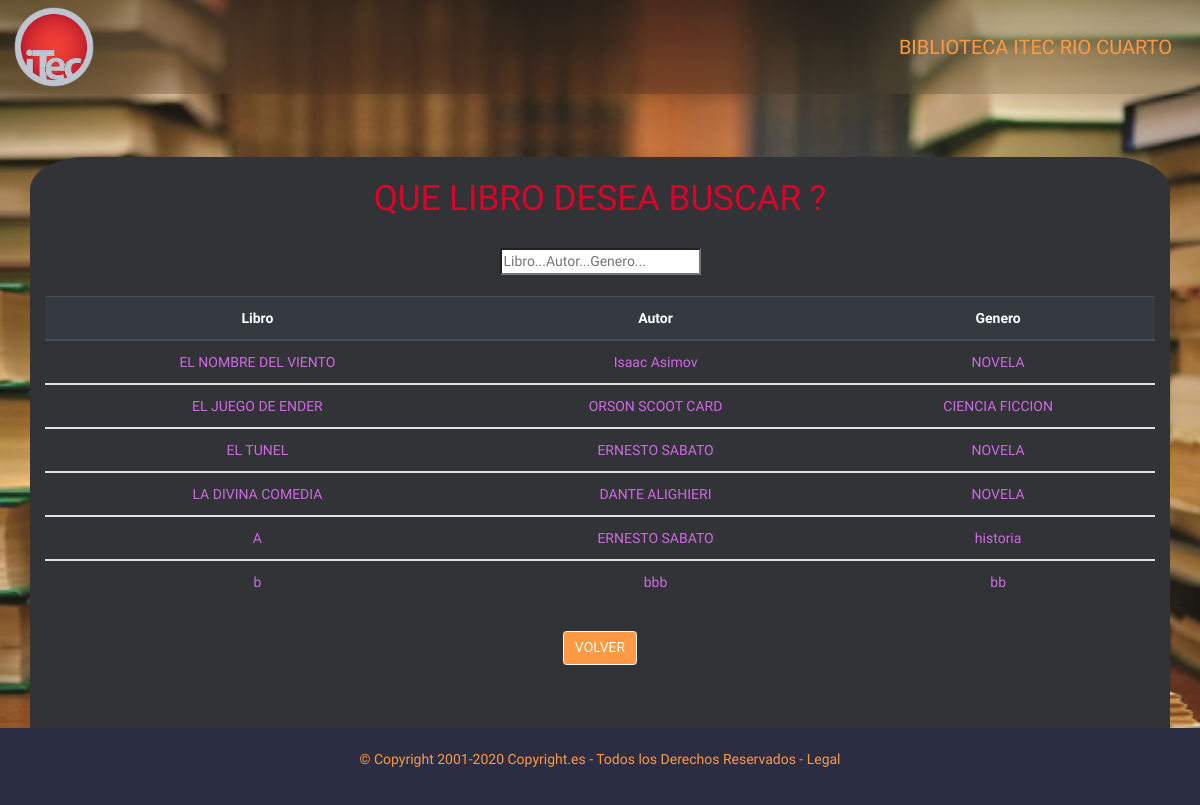
Page /buscar on the earlier database version.
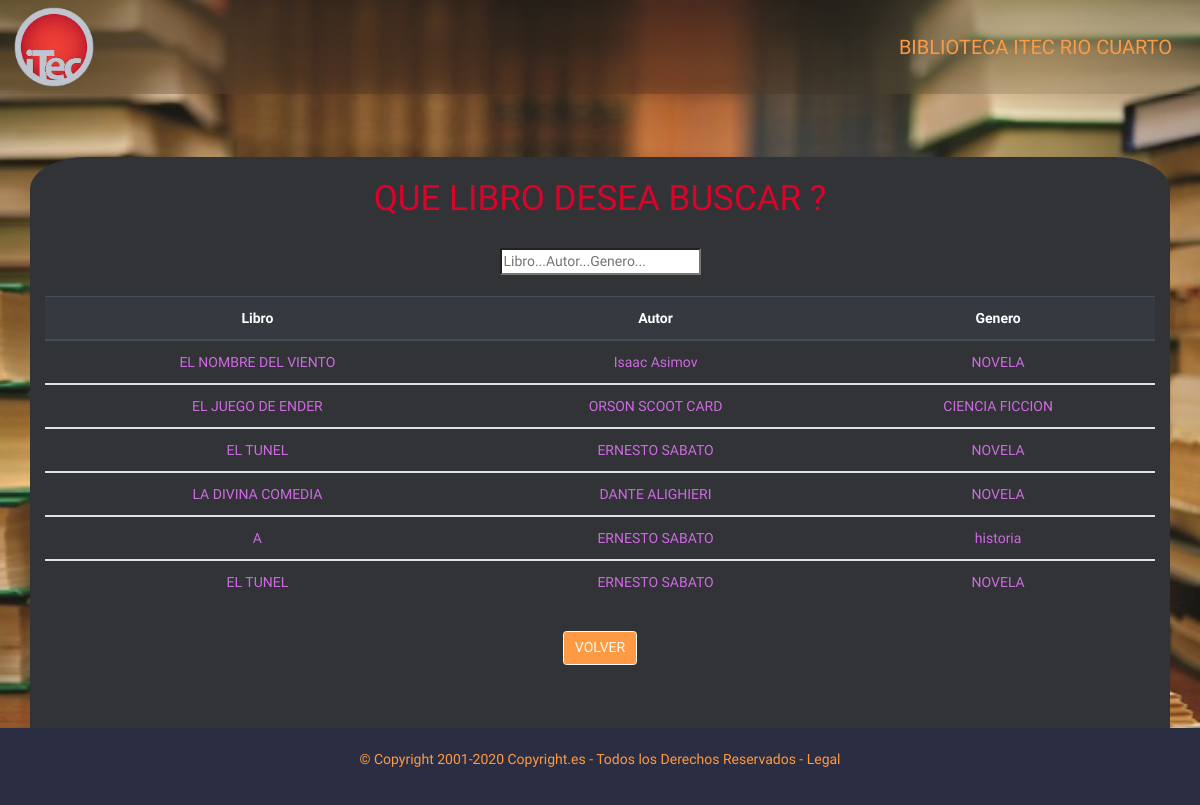
Same page on the later database version.
### database_setup.py (models this page shows, shortened)
class Libro(Base):
    __tablename__ = 'libro'
    id = Column(Integer, primary_key=True)
    titulo = Column(String(250), nullable=False)
    autor = Column(String(250), nullable=False)
    genero = Column(String(250))

### app.py (the view)
@app.route('/buscar')
def buscarLibros():
    libros = session.query(Libro).all()
    return render_template('buscar.html', libros=libros)

### templates/buscar.html (shortened to what this page needs)
<!DOCTYPE html>
<html lang="en">
<head>
    <link rel="stylesheet" href="https://stackpath.bootstrapcdn.com/bootstrap/4.5.2/css/bootstrap.min.css">
    <link rel="stylesheet" href="{{ url_for('static', filename='css/style.css') }}">
</head>
<body>
  <nav class="navbar navbar-light blur">
    <img src="{{url_for('static', filename='img/itec.png')}}" width="80" height="80" class="d-inline-block align-top " alt="" loading="lazy">
    <p class="Righteous m-3" id="title">BIBLIOTECA ITEC RIO CUARTO</p>
  </nav>
  <br><br><br>
  <div class="container">
    <br>
    <h1>QUE LIBRO DESEA BUSCAR ?</h1>
    <br>
    <div class="container1">
      <input type="search" placeholder="Libro...Autor...Genero... ">
    <br>
    <div class="row">
      <div class="col-sm">
        <table class="table">
            <thead class="thead-dark">
              <tr>
                <th scope="col">Libro</th>
                <th scope="col">Autor</th>
                <th scope="col">Genero</th>
              </tr>
            </thead>
            {% for libro in libros %}
            <tbody>
                <tr>
                    <td>{{libro.titulo}}</td>
                    <td>{{libro.autor}}</td>
                    <td>{{libro.genero}}</td>
                </tr>
            </tbody>
            {% endfor %}
          </table>
          <a href='{{ url_for("mostrarLibros") }}'>
            <button class="btn btn-light m-3 botones naranja">VOLVER</button>
        </a>
      </div>
    </div>
</div >
  <br><br><br><br><br><br>
  <nav class="fixed-bottom footer">
    <br>
    <p>© Copyright 2001-2020 Copyright.es - Todos los Derechos Reservados - Legal</p>
    <br>
  </nav>
</body>
</html>

Differences in the rows shown:
removed Libro: titulo "b", autor "bbb", genero "bb"
added Libro: titulo "EL TUNEL", autor "ERNESTO SABATO", genero "NOVELA"
